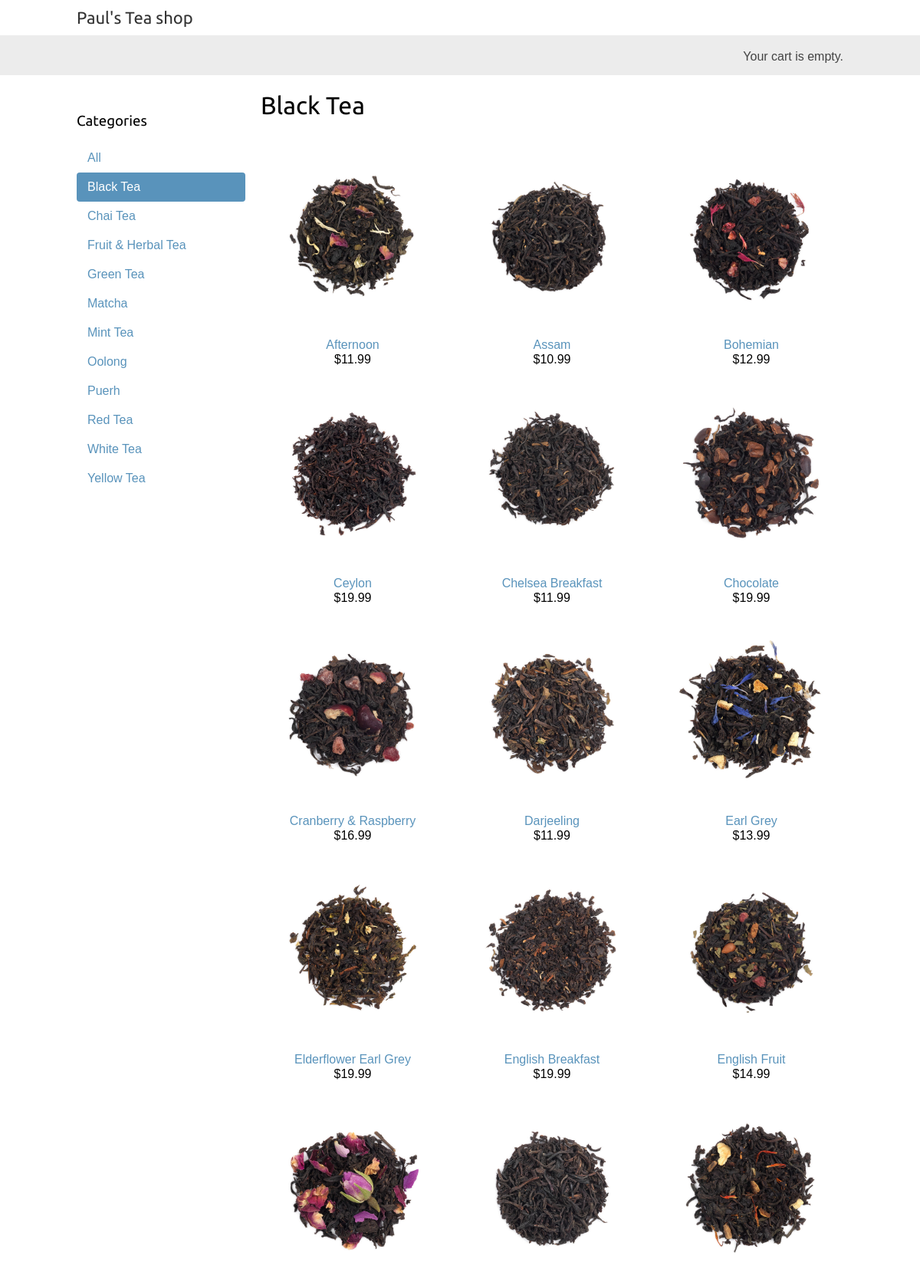
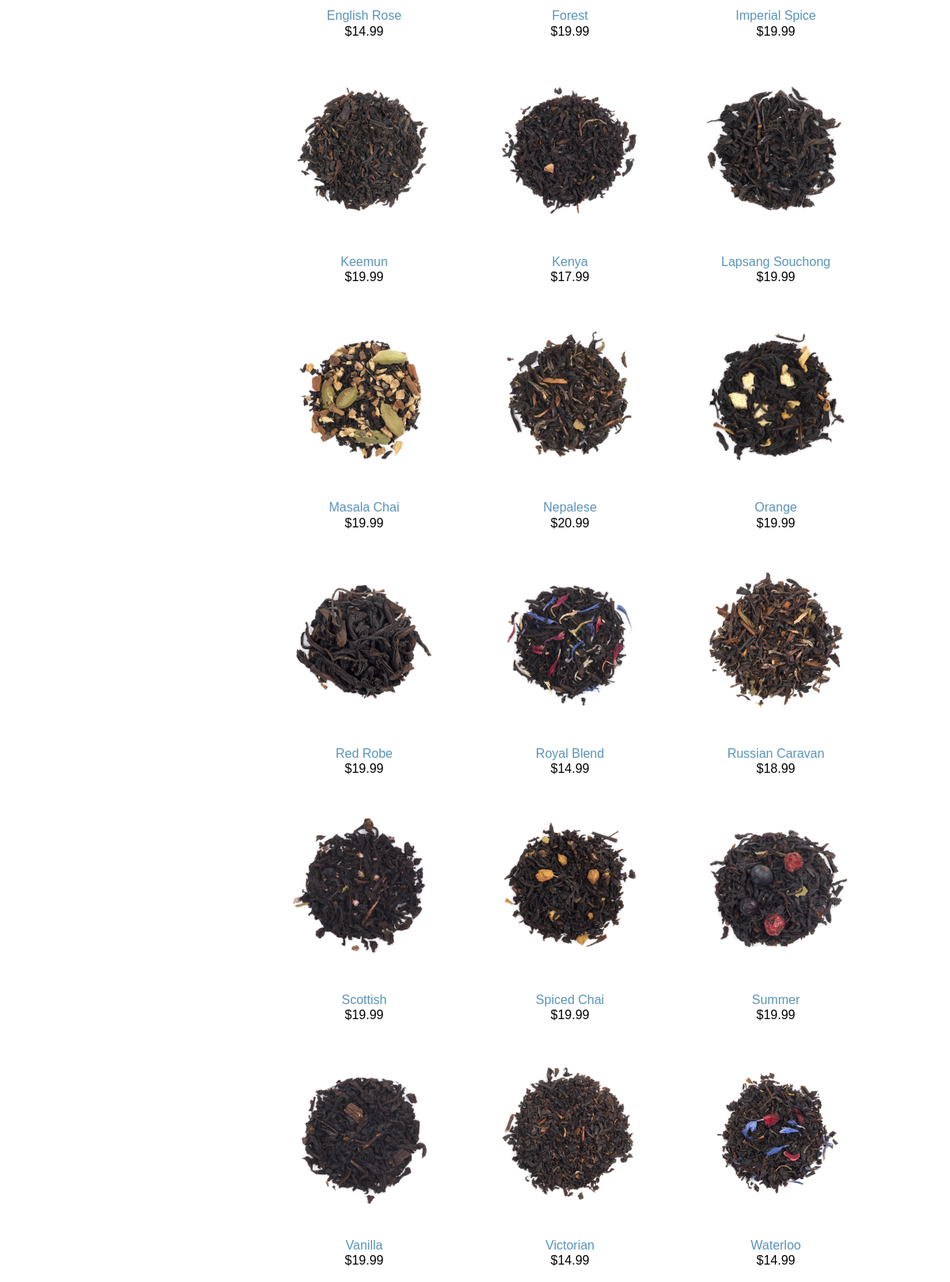
Screenshot of /black-tea/ (upper part) with the database file from the repository (2 pictures, top to bottom).
### shop/models.py (models this page shows, shortened)
class Category(models.Model):
    name = models.CharField(max_length=200,
                            db_index=True)
    slug = models.SlugField(max_length=200,
                            unique=True)
    class Meta:
        ordering = ('name',)
        verbose_name = 'category'
        verbose_name_plural = 'categories'
    def get_absolute_url(self):
        return reverse('shop:product_list_by_category',
                       args=[self.slug]) # This collects a url for category

class Product(models.Model):
    category = models.ForeignKey(Category,
                                 related_name='products',
                                 on_delete=models.CASCADE)      # Foriegn key to Category model, one category, many products
    name = models.CharField(max_length=200, db_index=True)      # The product name
    slug = models.SlugField(max_length=200, db_index=True)      # The slug for URL use
    image = models.ImageField(upload_to='products/%Y/%m/%d',
                              blank=True)                       # The product image storage
    description = models.TextField(blank=True)                  # The description of the product
    price = models.DecimalField(max_digits=10, decimal_places=2)# The price of the product is stored in a decimal field with two decimal places
    available = models.BooleanField(default=True)               # This boolean field enabled a product to be enabled or disabled in accordance with use
    created = models.DateTimeField(auto_now_add=True)           # Records when the product was created
    updated = models.DateTimeField(auto_now=True)               # Records when the product details were changed
    class Meta:
        ordering = ('name',)
        index_together = (('id', 'slug'),)
    def get_absolute_url(self):
        return reverse('shop:product_detail',
                       args=[self.id, self.slug]) # This collects a url for products.

### shop/views.py (the view)
# urls.py: path('', views.product_list, name='product_list'),
def product_list(request, category_slug=None):
    category = None
    categories = Category.objects.all()
    products = Product.objects.filter(available=True) # This will only allow products listed as available to appear
    if category_slug:
        category = get_object_or_404(Category, slug=category_slug)
        products = products.filter(category=category) # This will collect available products from a specified category
    return render(request,
                  'shop/product/list.html',
                  {'category': category,
                   'categories': categories,
                   'products': products})

### cart/cart.py (called while the page is built)
    def __len__(self):
        return sum(item['quantity'] for item in self.cart.values())

### cart/context_processors.py (called while the page is built)
def cart(request):
    return {'cart': Cart(request)}

### shop/templates/shop/product/list.html (shortened to what this page needs)
{% extends "shop/base.html" %}
{% load static %}
{% block content %}
  <div id="sidebar">
    <h3>Categories</h3>
    <ul>
      <li {% if not category %}class="selected"{% endif %}>
        <a href="{% url "shop:product_list" %}">All</a>
      </li>
      {% for c in categories %}
        <li {% if category.slug == c.slug %}class="selected"{% endif %}>
          <a href="{{ c.get_absolute_url }}">{{ c.name }}</a>
        </li>
      {% endfor %}
    </ul>
  </div>
  <div id="main" class="product-list">
    <h1>{% if category %}{{ category.name }}{% else %}Full Tea Selection{% endif %}</h1>
    {% for product in products %}
      <div class="item">
        <a href="{{ product.get_absolute_url }}">
          <img src="{% if product.image %}{{ product.image.url }}{% else %}{% static "img/no_image.png" %}{% endif %}">
        </a>
        <a href="{{ product.get_absolute_url }}">{{ product.name }}</a>
        <br>
        ${{ product.price }}
      </div>
    {% endfor %}
  </div>
{% endblock %}

### shop/static/css/base.css (style rules this page uses)
body { margin:0; padding:0; font-family:helvetica, sans-serif; }
h1, h2, h3, h4, h5 , h6 { font-family: 'Ubuntu', sans-serif; font-weight:normal; }
a { text-decoration:none; color:#5993bb; }
#sidebar { width:220px; padding:30px 20px 0 0; float:left; }
#sidebar ul { margin:0; padding:0; }
#sidebar ul li { margin:0; list-style:none; padding:10px 14px; }
#sidebar ul li a { display:block; }
#sidebar ul li.selected { background:#5993bb; border-radius:4px; }
#sidebar ul li.selected a { color:#fff; }
#main { float:left; width: 96%; margin-right:-220px; overflow:hidden; }
.product-list .item { width:25%; padding:10px 20px 10px 0; float:left; text-align:center; line-height:1.2; }
.product-list .item img { width:100%; margin-bottom:8px; }

### rows the page displays
Category: name "Black Tea"
Category: name "Chai Tea"
Category: name "Fruit & Herbal Tea"
Category: name "Green Tea"
Category: name "Matcha"
Category: name "Mint Tea"
Category: name "Oolong"
Category: name "Puerh"
Category: name "Red Tea"
Category: name "White Tea"
Category: name "Yellow Tea"
Product: image (picture), name "Afternoon", price "11.99"
Product: image (picture), name "Assam", price "10.99"
Product: image (picture), name "Bohemian", price "12.99"
Product: image (picture), name "Ceylon", price "19.99"
Product: image (picture), name "Chelsea Breakfast", price "11.99"
Product: image (picture), name "Chocolate", price "19.99"
Product: image (picture), name "Cranberry & Raspberry", price "16.99"
Product: image (picture), name "Darjeeling", price "11.99"
Product: image (picture), name "Earl Grey", price "13.99"
Product: image (picture), name "Elderflower Earl Grey", price "19.99"
Product: image (picture), name "English Breakfast", price "19.99"
Product: image (picture), name "English Fruit", price "14.99"
Product: image (picture), name "English Rose", price "14.99"
Product: image (picture), name "Forest", price "19.99"
Product: image (picture), name "Imperial Spice", price "19.99"
Product: image (picture), name "Keemun", price "19.99"
Product: image (picture), name "Kenya", price "17.99"
Product: image (picture), name "Lapsang Souchong", price "19.99"
Product: image (picture), name "Masala Chai", price "19.99"
Product: image (picture), name "Nepalese", price "20.99"
Product: image (picture), name "Orange", price "19.99"
Product: image (picture), name "Red Robe", price "19.99"
Product: image (picture), name "Royal Blend", price "14.99"
Product: image (picture), name "Russian Caravan", price "18.99"
Product: image (picture), name "Scottish", price "19.99"
Product: image (picture), name "Spiced Chai", price "19.99"
Product: image (picture), name "Summer", price "19.99"
Product: image (picture), name "Vanilla", price "19.99"
Product: image (picture), name "Victorian", price "14.99"
Product: image (picture), name "Waterloo", price "14.99"
